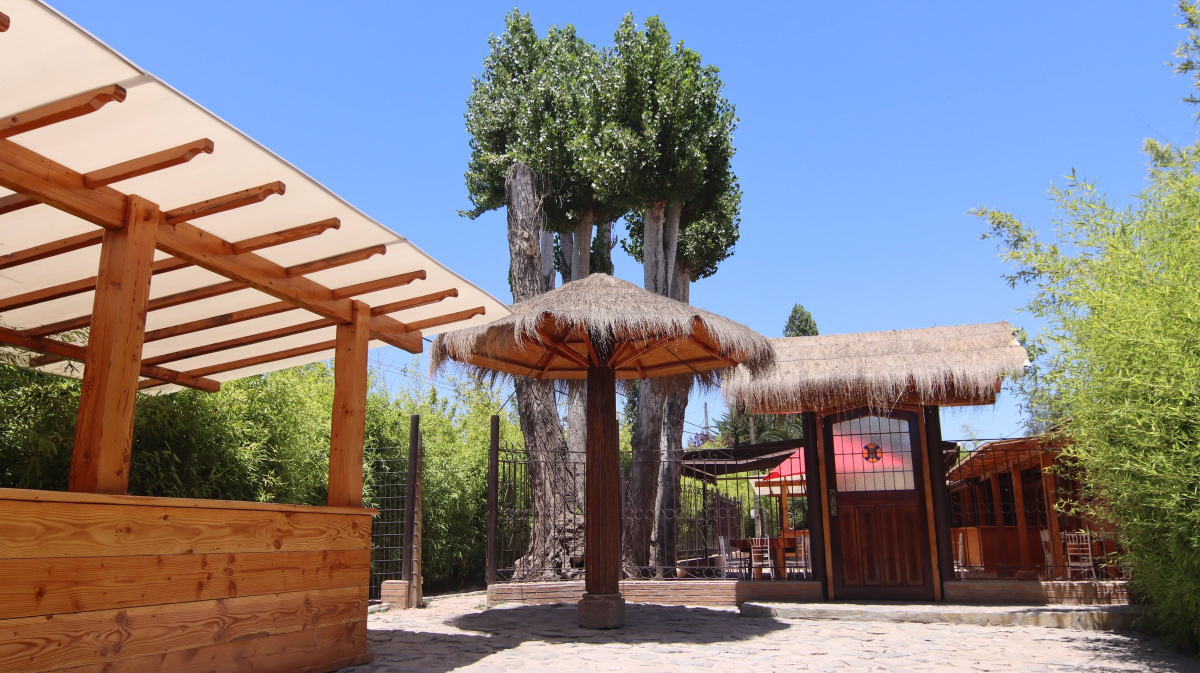
#> input picture photos/acceso-quinchos.jpg, 2400 x 1346 px (shown at 1/2 size); its folder holds only this picture in this run
$ python optimize-images.py ../photos/acceso-quinchos.jpg
#> lines starting #> are read from the running program, lines starting #| are printed output that depends on the picture
"""Turns the photos in photos/ into web-ready WebP files in site/img/.

Each photo becomes NAME-800.webp and NAME-1600.webp (and NAME-og.jpg for the
ones used as social-share previews). Phone photos are rotated upright.

Usage:  python tools/optimize-images.py            (only new/changed photos)
        python tools/optimize-images.py --all      (rebuild everything)
"""
import sys
from pathlib import Path

from PIL import Image, ImageOps

ROOT = Path(__file__).resolve().parent.parent
SRC = ROOT / "photos"
OUT = ROOT / "site" / "img"
WIDTHS = (800, 1600)
OG = {"salon-noche", "novios-portal", "salon-montado", "fiesta", "portal-palmeras"}


def save(img, path, width, fmt):
    w, h = img.size
    if w > width:
        img = img.resize((width, round(h * width / w)), Image.LANCZOS)
    if fmt == "webp":
        img.save(path, "WEBP", quality=78, method=6)
    else:
        img.save(path, "JPEG", quality=82, optimize=True, progressive=True)


def main():
    rebuild = "--all" in sys.argv
    OUT.mkdir(parents=True, exist_ok=True)
    for src in sorted(SRC.iterdir()):
        if src.suffix.lower() not in (".jpg", ".jpeg", ".png", ".webp"):
            continue
        name = src.stem
        targets = [OUT / f"{name}-{w}.webp" for w in WIDTHS]
        if not rebuild and all(t.exists() and t.stat().st_mtime >= src.stat().st_mtime for t in targets):
            continue
        img = ImageOps.exif_transpose(Image.open(src)).convert("RGB")
#> img is the input picture: PIL image 2400x1346 RGB; mean R, G, B 131.4, 126.7, 129.5
        for w, t in zip(WIDTHS, targets):
            save(img, t, w, "webp")
#> this loop made 2 passes
#> pass 1, in save, `img = img.resize((width, round(h * width / w)), Image.LANCZOS)`:
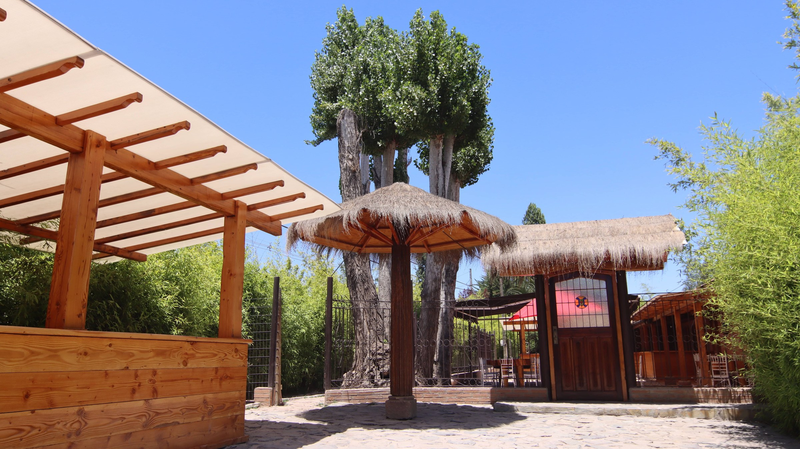
#> img: PIL image 800x449 RGB; mean R, G, B 131.4, 126.7, 129.5
        if name in OG:
            save(img, OUT / f"{name}-og.jpg", 1200, "jpeg")
        print(f"{name}: {img.size[0]}x{img.size[1]}")
#| acceso-quinchos: 2400x1346


if __name__ == "__main__":
    main()

$ run again, on photos/bar-glorieta.jpg
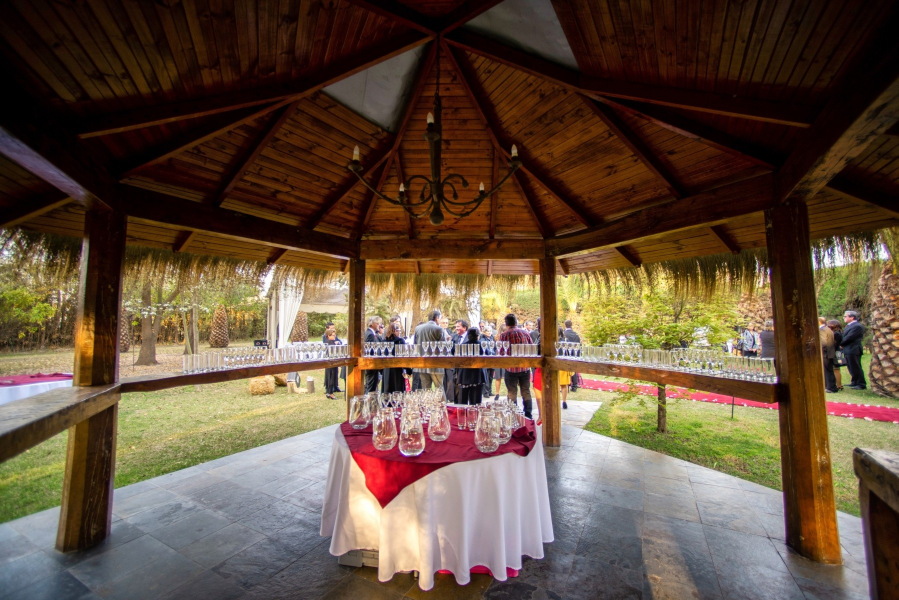
#> input picture photos/bar-glorieta.jpg, 1797 x 1200 px (shown at 1/2 size)
#> in main, img is the input picture: PIL image 1797x1200 RGB; mean R, G, B 98.6, 78.7, 61.4
#> the loop in main, `for w, t in zip(WIDTHS, targets):` made 2 passes
#> pass 1, in save, `img = img.resize((width, round(h * width / w)), Image.LANCZOS)`:
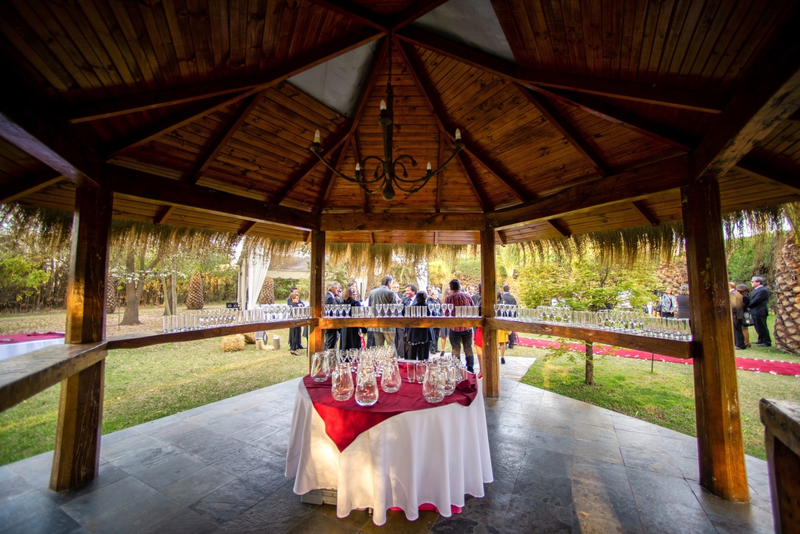
#> img: PIL image 800x534 RGB; mean R, G, B 98.6, 78.7, 61.4
#| bar-glorieta: 1797x1200

$ run again, on photos/camino-entrada.jpg
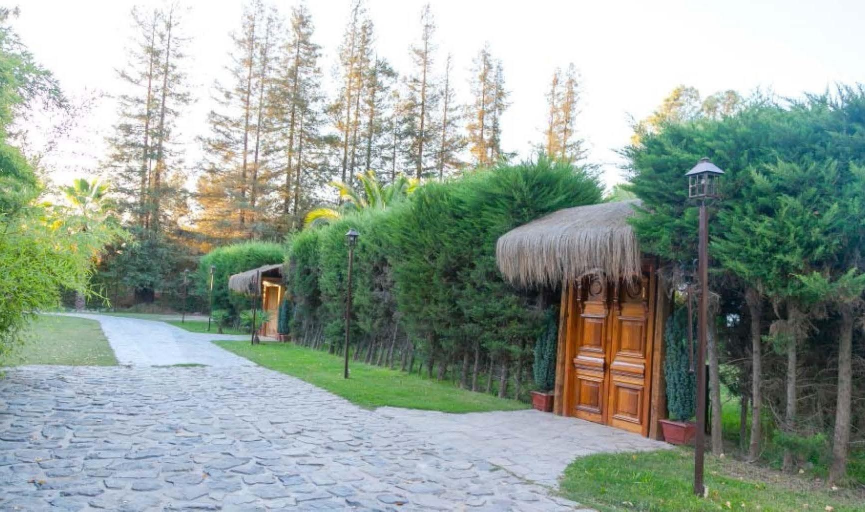
#> input picture photos/camino-entrada.jpg, 1729 x 1023 px (shown at 1/2 size)
#> in main, img is the input picture: PIL image 1729x1023 RGB; mean R, G, B 149.2, 162.1, 152.3
#> the loop in main, `for w, t in zip(WIDTHS, targets):` made 2 passes
#> pass 1, in save, `img = img.resize((width, round(h * width / w)), Image.LANCZOS)`:
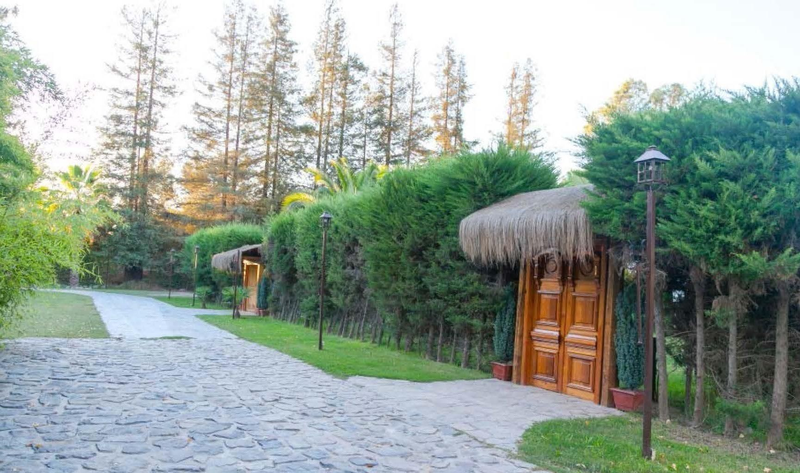
#> img: PIL image 800x473 RGB; mean R, G, B 149.2, 162.1, 152.3
#| camino-entrada: 1729x1023

$ run again, on photos/ceremonia-montaje-2.jpg
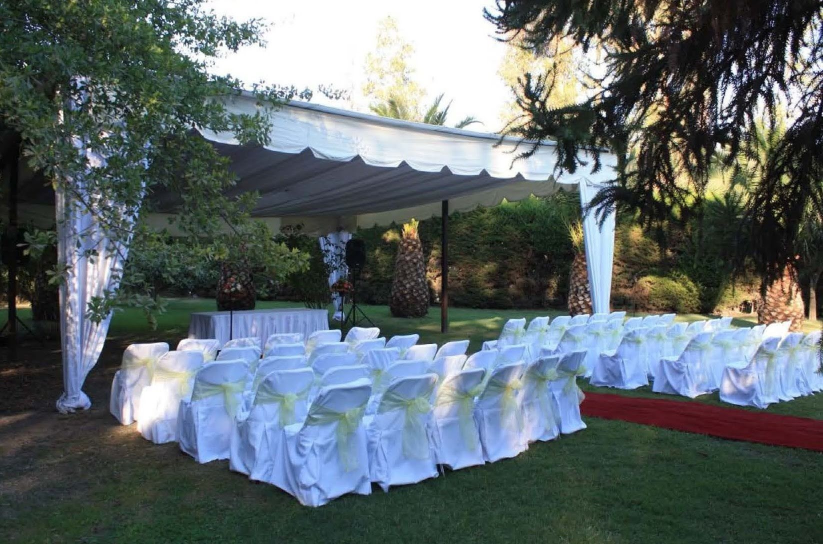
#> input picture photos/ceremonia-montaje-2.jpg, 1646 x 1088 px (shown at 1/2 size)
#> in main, img is the input picture: PIL image 1646x1088 RGB; mean R, G, B 95.3, 105.3, 108.1
#> the loop in main, `for w, t in zip(WIDTHS, targets):` made 2 passes
#> pass 1, in save, `img = img.resize((width, round(h * width / w)), Image.LANCZOS)`:
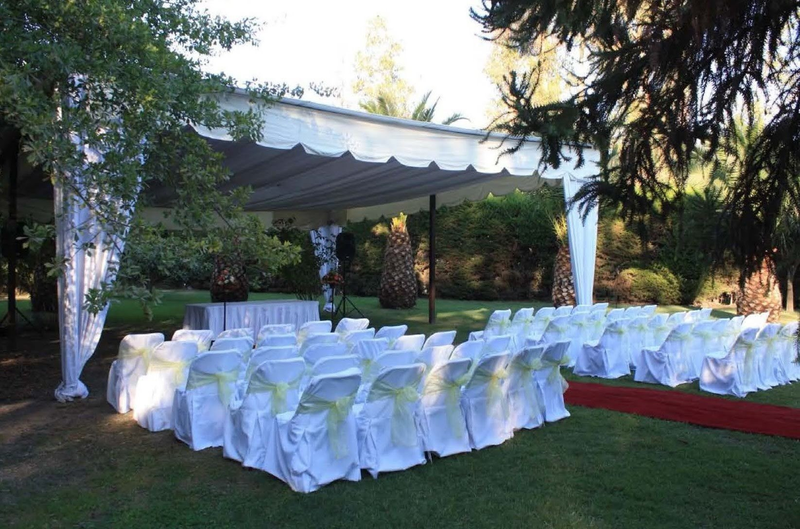
#> img: PIL image 800x529 RGB; mean R, G, B 95.3, 105.3, 108.1
#| ceremonia-montaje-2: 1646x1088
